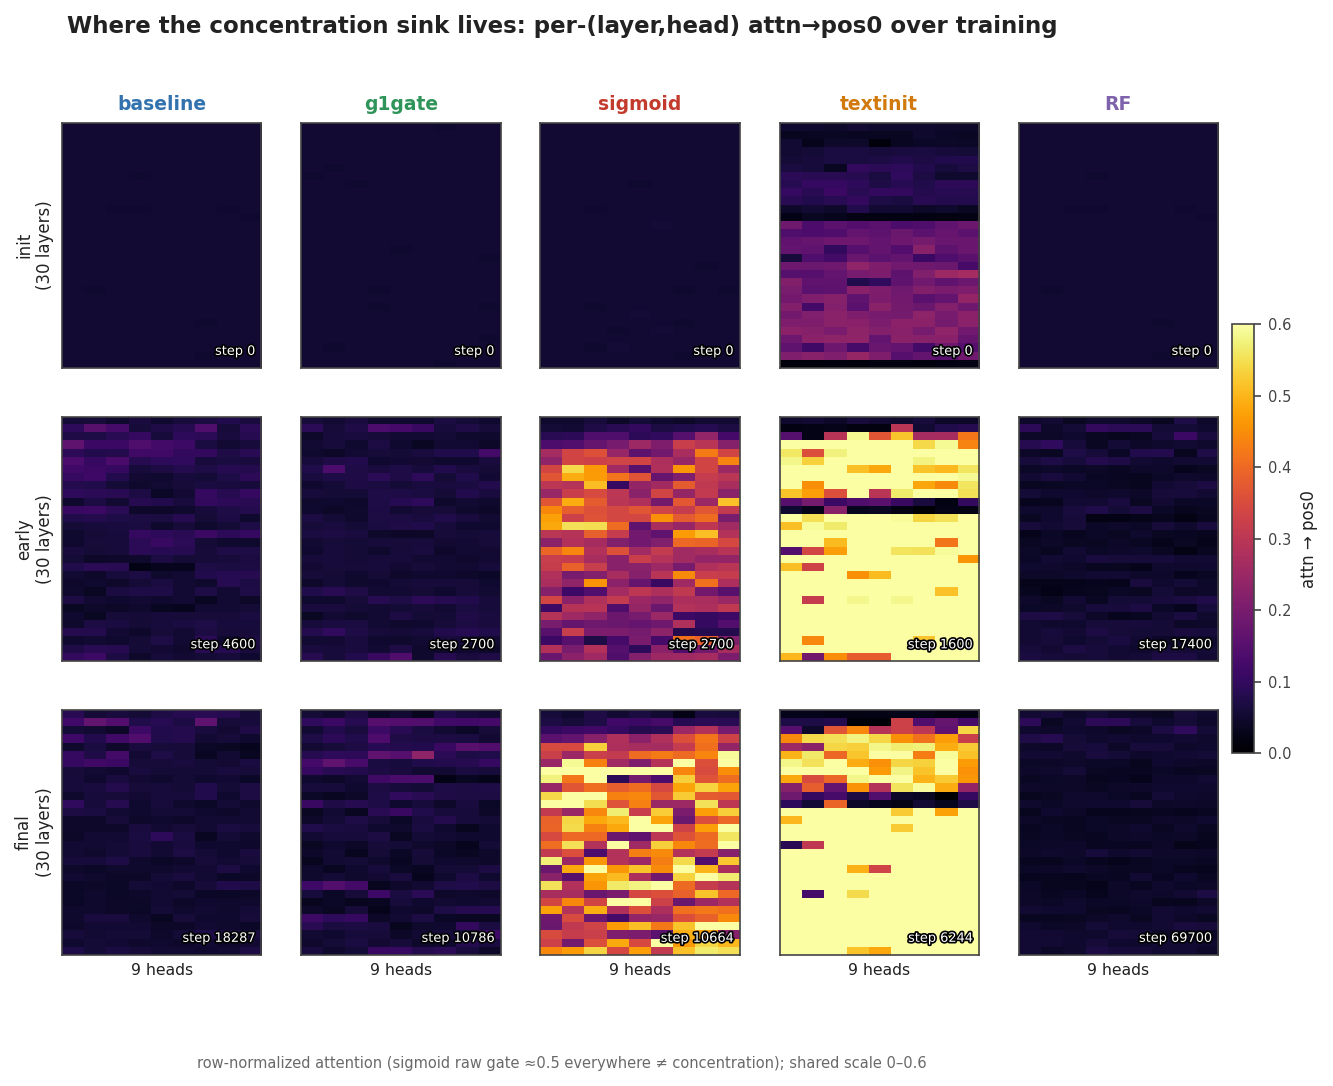

The script that saved this image:
#!/usr/bin/env python3
"""Layer×head cross-section grid. For each arm, a 30-layer × 9-head heatmap of
attn->pos0 at init / early / final — WHERE in the network the concentration sink
lives and how it forms. From probes.jsonl (per-head attn_to_pos0).

Reading: baseline/RF stay cold everywhere (no sink). sigmoid lights a band of heads.
textinit is hot at init (inherited) and saturates. g1gate develops a few late heads.
"""
import numpy as np
import matplotlib.pyplot as plt
from matplotlib.colors import Normalize
import matplotlib.patheffects as pe
import fig_common as fc

ARMS = fc.MAIN_ARMS + ['rf']
VMAX = 0.6   # shared color scale (attn->pos0); textinit/sigmoid saturate, others stay dark


def grid_at(arm, which):
    d = fc.load_perhead(arm, which)
    return d['attn_to_pos0'], d['step']          # (30,9)


def main():
    ncol = len(ARMS)
    fig, axes = plt.subplots(3, ncol, figsize=(2.05 * ncol, 7.2))
    rows = ['init', 'early', 'final']
    for j, arm in enumerate(ARMS):
        last_step = fc.load_summ(arm)[-1]['step']
        early_step = int(last_step * 0.25)
        steps = {'init': 'first', 'early': early_step, 'final': 'last'}
        for i, rk in enumerate(rows):
            ax = axes[i, j]
            g, st = grid_at(arm, steps[rk])
            im = ax.imshow(g, aspect='auto', cmap='inferno', norm=Normalize(0, VMAX),
                           interpolation='nearest')
            ax.set_xticks([]); ax.set_yticks([])
            if i == 0:
                ax.set_title(fc.ARM_LABELS[arm].split(' (')[0], fontsize=9, weight='bold',
                             color=fc.ARM_COLORS[arm])
            if j == 0:
                ax.set_ylabel(f'{rk}\n(30 layers)', fontsize=8)
            ax.text(0.97, 0.04, f'step {st}', transform=ax.transAxes, fontsize=6.2,
                    ha='right', va='bottom', color='white',
                    path_effects=[pe.withStroke(linewidth=1.6, foreground='black')])
    for j in range(ncol):
        axes[2, j].set_xlabel('9 heads', fontsize=7.5)
    cbar = fig.colorbar(im, ax=axes, fraction=0.018, pad=0.012)
    cbar.set_label('attn → pos0', fontsize=8); cbar.ax.tick_params(labelsize=7)
    fig.suptitle('Where the concentration sink lives: per-(layer,head) attn→pos0 over training',
                 fontsize=11, weight='bold', x=0.45)
    fig.text(0.45, 0.005, 'row-normalized attention (sigmoid raw gate ≈0.5 everywhere ≠ concentration); shared scale 0–0.6',
             fontsize=7, ha='center', color='dimgray')
    out = 'analysis/fig1_layerhead_grid.svg'
    fig.savefig(out, bbox_inches='tight'); fig.savefig(out.replace('.svg', '.png'), dpi=150, bbox_inches='tight')
    print('wrote', out)


if __name__ == '__main__':
    main()
